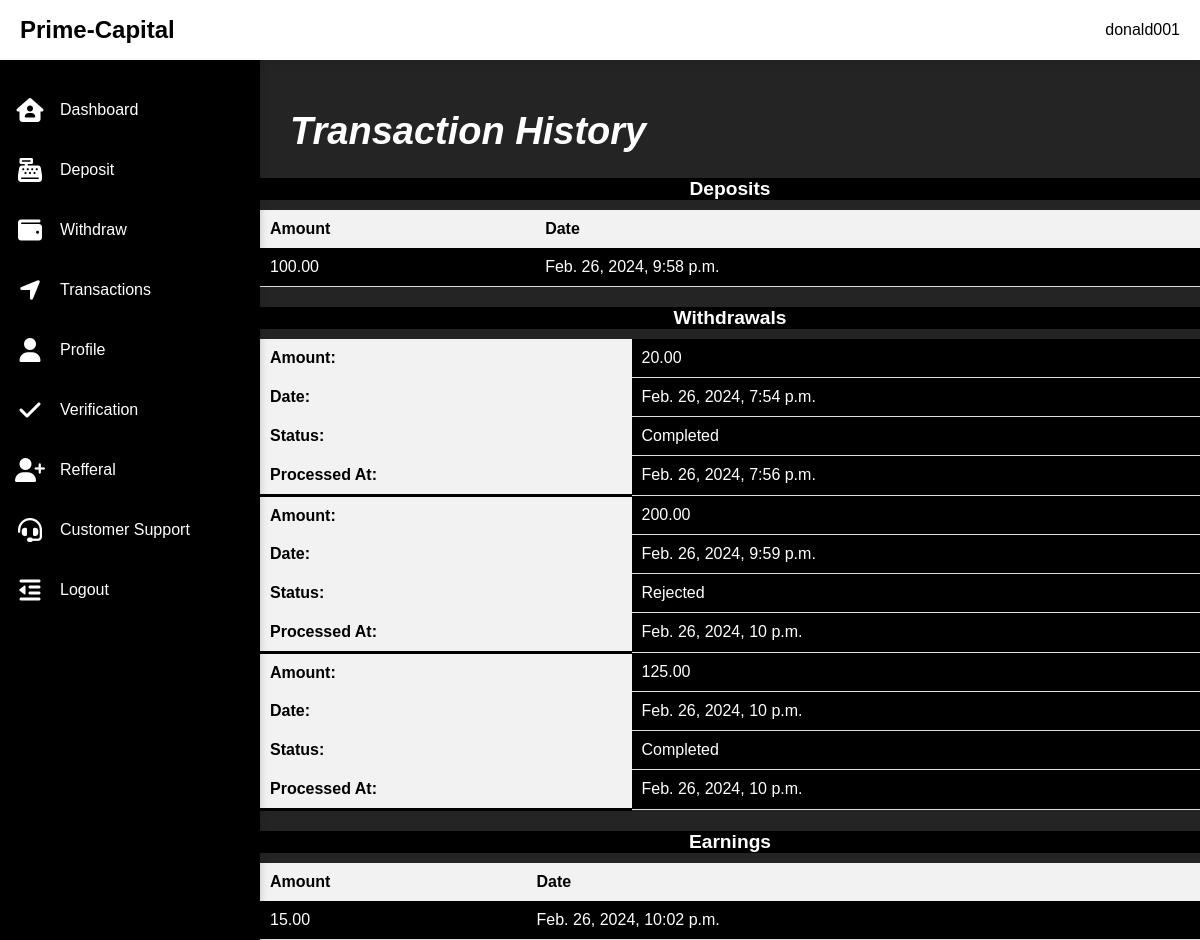
Page /transactions/ (signed in) on the committed database.
### investments/models.py (models this page shows, shortened)
class CustomUser(AbstractUser):
    referral_code = models.CharField(max_length=50, blank=True, null=True)
    created_at = models.DateTimeField(auto_now_add=True)
    email_verified = models.BooleanField(default=False, null=True, blank=True)

class Transaction(models.Model):
    TRANSACTION_TYPES = [
        ('deposit', 'Deposit'),
        ('earning', 'Earning'),
        ('referral', 'Referral Commission'),
    ]
    user = models.ForeignKey(settings.AUTH_USER_MODEL, on_delete=models.CASCADE)
    amount = models.DecimalField(max_digits=10, decimal_places=2)
    tx_hash = models.CharField(max_length=100, unique=True)
    currency = models.CharField(max_length=10, default='USDT')  # USDT as the only payment method
    status = models.CharField(max_length=20, default='pending')
    transaction_type = models.CharField(max_length=20, choices=TRANSACTION_TYPES)
    transaction_date = models.DateTimeField(auto_now_add=True)
    withdrawal_request = models.ForeignKey(WithdrawalRequest, on_delete=models.SET_NULL, null=True, blank=True)

class WithdrawalRequest(models.Model):
    STATUS_CHOICES = [
        ('pending', 'Pending'),
        ('approved', 'Approved'),
        ('rejected', 'Rejected'),
        ('failed', 'Failed'),
        ('completed', 'Completed')
    ]
    user = models.ForeignKey(settings.AUTH_USER_MODEL, on_delete=models.CASCADE)
    amount = models.DecimalField(max_digits=10, decimal_places=2)
    currency = models.CharField(max_length=10, default='USDT')
    to_address = models.CharField(max_length=42, blank=True)
    status = models.CharField(max_length=20, choices=STATUS_CHOICES, default='pending')
    created_at = models.DateTimeField(auto_now_add=True)
    processed_at = models.DateTimeField(null=True, blank=True)
    admin_notes = models.TextField(blank=True)

class UserEarning(models.Model):
    user = models.ForeignKey(settings.AUTH_USER_MODEL, on_delete=models.CASCADE)
    amount = models.DecimalField(max_digits=10, decimal_places=2)
    earning_date = models.DateTimeField(auto_now_add=True)
    from_investment = models.ForeignKey('UserInvestment', on_delete=models.CASCADE)

### investments/views.py (the view)
# urls.py: path('transactions/', views.transactions, name='transactions'),
@login_required
def transactions(request):
    user = request.user
    deposits = Transaction.objects.filter(user=user, transaction_type='deposit')
    earnings = UserEarning.objects.filter(user=user)
    withdrawals = WithdrawalRequest.objects.filter(user=user)
    context = {
        'deposits': deposits,
        'withdrawals': withdrawals,
        'earnings': earnings,
    }
    return render(request, 'transactions.html', context)

### templates/transactions.html (shortened to what this page needs)
<!DOCTYPE html>
{% load static %}
<html lang="en">
  <head>
    <link rel="stylesheet" href="{% static 'dashboard.cs' %}" />
  </head>
 <body>
  <section>
    <div class="container">
        <div class="topbar">
            <div class="logo">
                <h2>Prime-Capital</h2>
            </div>
            <div class="user">
                <p>{{ user.username }}</p>
            </div>
        </div>
        <div class="sidebar">
            <ul>
                <li>
                    <a href="{% url 'dashboard' %}">
                        <i id="i" class="fas fa-solid fa-house-user"></i>
                        <div>Dashboard</div>
                    </a>
                </li>
                <li>
                    <a href="{% url 'select-package' %}">
                        <i id="i" class="fas fa-solid fa-cash-register"></i>
                        <div>Deposit</div>
                    </a>
                </li>
                <li>
                    <a href="{% url 'request-withdrawal' %}">
                        <i id="i" class="fas fa-solid fa-wallet"></i>
                        <div>Withdraw</div>
                    </a>
                </li>
                <li>
                    <a href="{% url 'transactions' %}">
                        <i id="i" class="fas fa-solid fa-location-arrow"></i>
                        <div>Transactions</div>
                    </a>
                </li>
                <li>
                    <a href="{% url 'profile' %}">
                        <i id="i" class="fas fa-solid fa-user"></i>
                        <div>Profile</div>
                    </a>
                </li>
                <li>
                    <a href="{% url 'submit-verification' %}">
                        <i class="fas fa-solid fa-check"></i>
                        <div>Verification</div>
                    </a>
                </li>
                <li>
                    <a href="{% url 'referrals' %}">
                        <i id="i" class="fas fa-solid fa-user-plus"></i>
                        <div>Refferal</div>
                    </a>
                </li>
                <li>
                    <a href="{% url 'customer' %}">
                        <i id="i" class="fas fa-solid fa-headset"></i>
                        <div>Customer
                            Support</div>
                    </a>
                </li>
                <li>
                    <a href="{% url 'logout' %}">
                        <i id="i" class="fas fa-solid fa-outdent"></i>
                        <div>Logout</div>
                    </a>
                </li>
            </ul>
        </div>
  </section>
  <div class="main">
    <div class="row">
      <div class="transaction">
        <h1 class="h1s">Transaction History</h1>
        <table class="depo">
          <caption>Deposits</caption>
          <thead>
            <tr>
              <th>Amount</th>
              <th>Date</th>
            </tr>
          </thead>
          <tbody>
            {% for deposit in deposits %}
            <tr>
              <td class="td__with">{{ deposit.amount }}</td>
              <td class="td__with">{{ deposit.transaction_date }}</td>
            </tr>
            {% empty %}
            <tr class="td__with">
              <td colspan="2" class="no-data">No deposits made yet.</td>
            </tr>
            {% endfor %}
          </tbody>
        </table>
        <table class="depo">
          <caption>Withdrawals</caption>
          <tbody>
            {% for withdrawal in withdrawals %}
            <tr>
              <th>Amount:</th>
              <td class="td__with" >{{ withdrawal.amount }}</td>
            <tr>
              <th>Date:</th>
              <td class="td__with">{{ withdrawal.created_at }}</td>
            <tr>
              <th>Status:</th>
              <td class="td__with">
                {% if withdrawal.status %}
                {{ withdrawal.get_status_display }}
                {% else %}
                pending
                {% endif %}
              </td>
            <tr>
              <th class="thea">Processed At:</th>
              <td class="td__with">{{ withdrawal.processed_at }}</td>
              {% empty %}
            <tr>
              <td colspan="4" class="no-data">No withdrawals made yet.</td>
            </tr>
            {% endfor %}
          </tbody>
        </table>
        <table class="dep">
          <caption>Earnings</caption>
          <thead>
            <tr>
              <th>Amount</th>
              <th>Date</th>
            </tr>
          </thead>
          <tbody>
            {% for earning in earnings %}
            <tr>
              <td class="td__with">{{ earning.amount }}</td>
              <td class="td__with">{{ earning.earning_date }}</td>
            </tr>
            {% empty %}
            <tr class="td__with">
              <td colspan="2" class="no-data">No earnings yet.</td>
            </tr>
            {% endfor %}
          </tbody>
        </table>
      </div>
    </div>
  </div>
</body>
</html>

### templates/transactions.html (style rules this page uses)
* { padding: 0; margin: 0; box-sizing: border-box; font-family: 'poppins', sans-serif; }
.topbar { position: fixed; background-color: #fff; box-shadow: 0 4px 8px 0 rgba(0, 0, 0, 0.08); width: 100%; padding: 0 20px; height: 60px; display: grid; grid-template-columns: 2fr 10fr 0.4fr 1fr; display: flex; justify-content: space-between; align-items: center; z-index: 1; }
.sidebar { position: fixed; top: 60px; width: 260px; height: calc(100% - 60px); background: black; overflow-x: hidden; box-shadow: 0 4px 8px 0 rgba(0, 0, 0, 0.2); z-index: 2; }
.sidebar ul { margin-top: 20px; }
.sidebar ul li { width: 100%; list-style: none; }
.sidebar ul li a { width: 100%; text-decoration: none; color: #fff; height: 60px; display: flex; align-items: center; }
.sidebar ul li a i { min-width: 60px; font-size: 24px; text-align: center; }
.main { position: absolute; top: 60px; width: calc(100% - 260px); min-height: calc(100vh - 60px); left: 260px; background: #242424; }
.thea { border-bottom: 3px solid black; }
.depo { color: j; }
caption { color: white; background-color: black; }
.h1s { margin-bottom: 25px; font-size:38px ; font-style: oblique; color: #fff; padding-left: 30px; }
.transaction { margin-top: 50px; }
table { width: 100%; margin-top: 20px; border-collapse: collapse; }
caption { font-size: 1.2em; font-weight: bold; margin-bottom: 10px; }
th { background-color: #f2f2f2; padding: 10px; text-align: left; }
td { padding: 10px; border-bottom: 1px solid #ddd; }
tbody tr:nth-child(even) { background-color: #f9f9f9; }
.td__with { background-color: black; color: #fff; }

### rows in the picture
CustomUser: username "donald001"
Transaction: amount "100.00", transaction_date "Feb. 26, 2024, 9:58 p.m."
WithdrawalRequest: amount "20.00", created_at "Feb. 26, 2024, 7:54 p.m.", status "Completed", processed_at "Feb. 26, 2024, 7:56 p.m."
WithdrawalRequest: amount "200.00", created_at "Feb. 26, 2024, 9:59 p.m.", status "Rejected", processed_at "Feb. 26, 2024, 10 p.m."
WithdrawalRequest: amount "125.00", created_at "Feb. 26, 2024, 10 p.m.", status "Completed", processed_at "Feb. 26, 2024, 10 p.m."
UserEarning: amount "15.00", earning_date "Feb. 26, 2024, 10:02 p.m."
